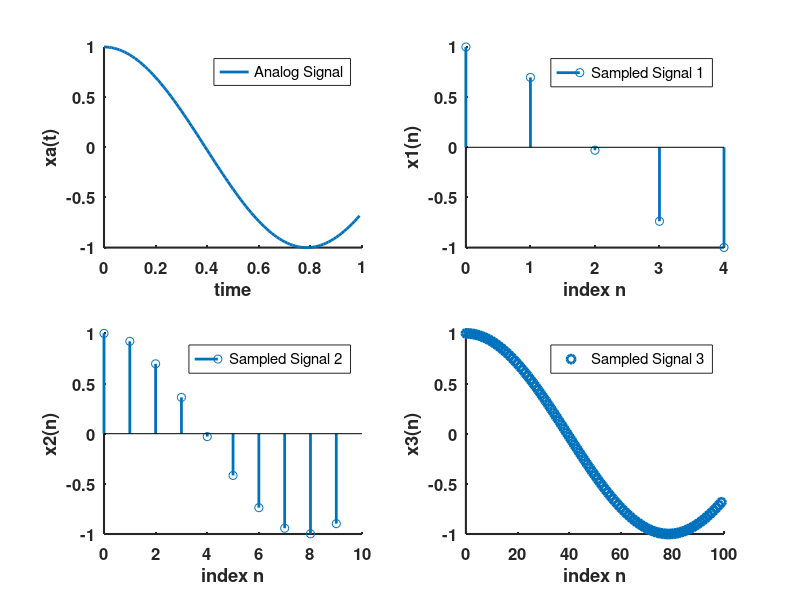

Write MATLAB code to recreate this figure.
clc
clear all
close all
%%
N = 100;
a = 0.5;
nvec = 0:N-1;
tvec = nvec/N;
% w = -2*pi:0.01:2*pi;
% xn = zeros(size(nvec));
%  xn = zeros(size(nvec));
 xt = cos(4*tvec);
% xn = sin(nvec);
%  [Xw] = dtft(xn,nvec,w);
figure(1);
subplot(221)
plot(tvec,xt,'LineWidth',2);
set(gca,'Box','off',...,
        'FontSize',12,...,
        'FontWeight','bold',...,
        'LineWidth',1.5,...,
        'FontName','Helvetica',...,
        'Color',[0.95 0.95 0.95],...,
        'XGrid','off',...,
        'YGrid','off');
    xlabel('time');
    ylabel('xa(t)');
    legend('Analog Signal');
%sampling 
nvec2 = tvec(1:20:length(tvec));
for i=1:length(nvec2)
xn(i) = xt(tvec == nvec2(i));
end
subplot(222)
Ln = length(nvec2);
nvec2_inx = 0:(Ln-1);
stem(nvec2_inx,xn,'LineWidth',2);
set(gca,'Box','off',...,
        'FontSize',12,...,
        'FontWeight','bold',...,
        'LineWidth',1.5,...,
        'FontName','Helvetica',...,
        'Color',[0.95 0.95 0.95],...,
        'XGrid','off',...,
        'YGrid','off');
    xlabel('index n');
    ylabel('x1(n)');
 legend('Sampled Signal 1');
 
 nvec3 = tvec(1:10:length(tvec));
for i=1:length(nvec3)
xn3(i) = xt(tvec == nvec3(i));
end
subplot(223)
Ln = length(nvec3);
nvec3_inx = 0:(Ln-1);
stem(nvec3_inx,xn3,'LineWidth',2);
set(gca,'Box','off',...,
        'FontSize',12,...,
        'FontWeight','bold',...,
        'LineWidth',1.5,...,
        'FontName','Helvetica',...,
        'Color',[0.95 0.95 0.95],...,
        'XGrid','off',...,
        'YGrid','off');
    xlabel('index n');
    ylabel('x2(n)');
 legend('Sampled Signal 2');
%--------------------------------------------------------------------------
 nvec4 = tvec(1:length(tvec));
for i=1:length(nvec4)
x4n(i) = xt(tvec == nvec4(i));
end
subplot(224)
Ln = length(nvec4);
nvec4_inx = 0:(Ln-1);
plot(nvec4_inx,x4n,'o','LineWidth',2);
set(gca,'Box','off',...,
        'FontSize',12,...,
        'FontWeight','bold',...,
        'LineWidth',1.5,...,
        'FontName','Helvetica',...,
        'Color',[0.95 0.95 0.95],...,
        'XGrid','off',...,
        'YGrid','off');
    xlabel('index n');
    ylabel('x3(n)');
 legend('Sampled Signal 3');    